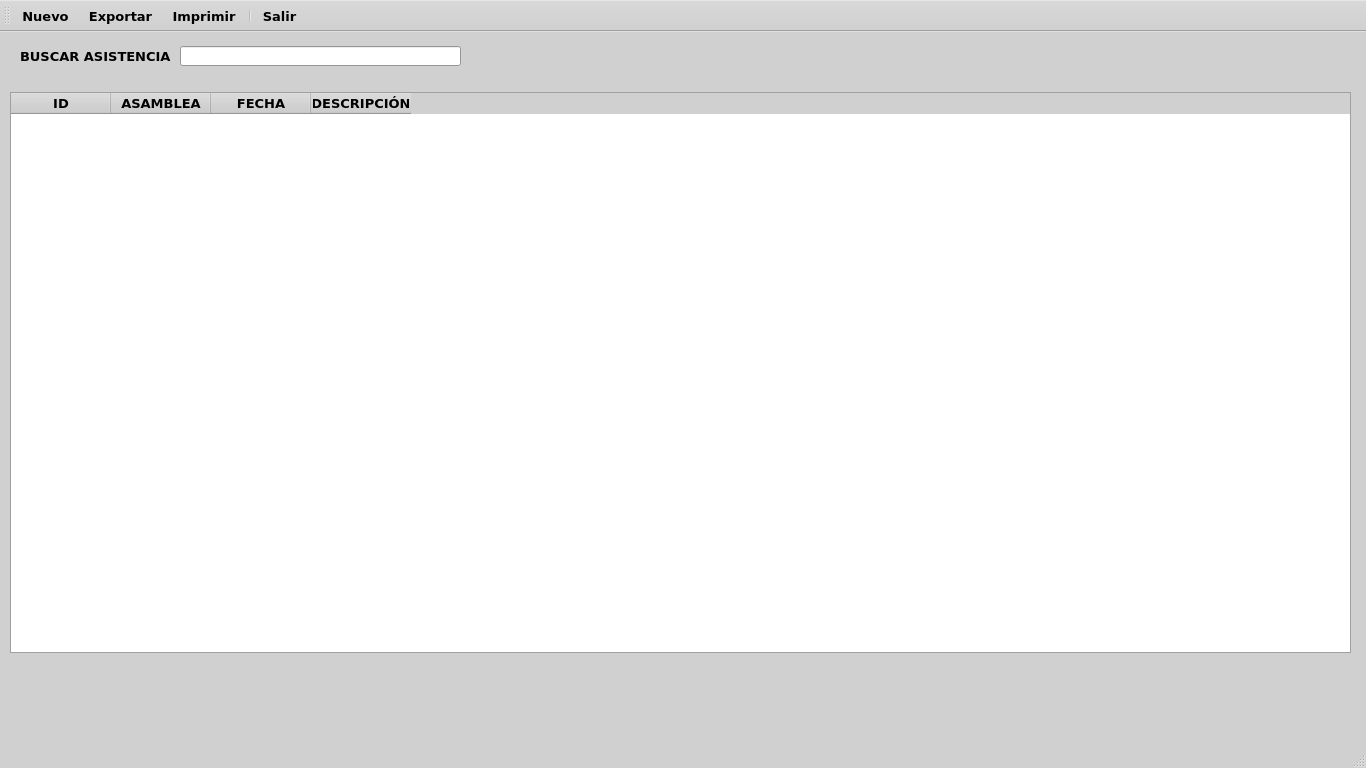
<?xml version="1.0" encoding="UTF-8"?>
<ui version="4.0">
 <class>MainWindow</class>
 <widget class="QMainWindow" name="MainWindow">
  <property name="geometry">
   <rect>
    <x>0</x>
    <y>0</y>
    <width>1366</width>
    <height>768</height>
   </rect>
  </property>
  <property name="palette">
   <palette>
    <active>
     <colorrole role="WindowText">
      <brush brushstyle="SolidPattern">
       <color alpha="255">
        <red>0</red>
        <green>0</green>
        <blue>0</blue>
       </color>
      </brush>
     </colorrole>
     <colorrole role="Button">
      <brush brushstyle="SolidPattern">
       <color alpha="255">
        <red>208</red>
        <green>208</green>
        <blue>208</blue>
       </color>
      </brush>
     </colorrole>
     <colorrole role="Light">
      <brush brushstyle="SolidPattern">
       <color alpha="255">
        <red>255</red>
        <green>255</green>
        <blue>255</blue>
       </color>
      </brush>
     </colorrole>
     <colorrole role="Midlight">
      <brush brushstyle="SolidPattern">
       <color alpha="255">
        <red>231</red>
        <green>231</green>
        <blue>231</blue>
       </color>
      </brush>
     </colorrole>
     <colorrole role="Dark">
      <brush brushstyle="SolidPattern">
       <color alpha="255">
        <red>104</red>
        <green>104</green>
        <blue>104</blue>
       </color>
      </brush>
     </colorrole>
     <colorrole role="Mid">
      <brush brushstyle="SolidPattern">
       <color alpha="255">
        <red>139</red>
        <green>139</green>
        <blue>139</blue>
       </color>
      </brush>
     </colorrole>
     <colorrole role="Text">
      <brush brushstyle="SolidPattern">
       <color alpha="255">
        <red>0</red>
        <green>0</green>
        <blue>0</blue>
       </color>
      </brush>
     </colorrole>
     <colorrole role="BrightText">
      <brush brushstyle="SolidPattern">
       <color alpha="255">
        <red>255</red>
        <green>255</green>
        <blue>255</blue>
       </color>
      </brush>
     </colorrole>
     <colorrole role="ButtonText">
      <brush brushstyle="SolidPattern">
       <color alpha="255">
        <red>0</red>
        <green>0</green>
        <blue>0</blue>
       </color>
      </brush>
     </colorrole>
     <colorrole role="Base">
      <brush brushstyle="SolidPattern">
       <color alpha="255">
        <red>255</red>
        <green>255</green>
        <blue>255</blue>
       </color>
      </brush>
     </colorrole>
     <colorrole role="Window">
      <brush brushstyle="SolidPattern">
       <color alpha="255">
        <red>208</red>
        <green>208</green>
        <blue>208</blue>
       </color>
      </brush>
     </colorrole>
     <colorrole role="Shadow">
      <brush brushstyle="SolidPattern">
       <color alpha="255">
        <red>0</red>
        <green>0</green>
        <blue>0</blue>
       </color>
      </brush>
     </colorrole>
     <colorrole role="AlternateBase">
      <brush brushstyle="SolidPattern">
       <color alpha="255">
        <red>231</red>
        <green>231</green>
        <blue>231</blue>
       </color>
      </brush>
     </colorrole>
     <colorrole role="ToolTipBase">
      <brush brushstyle="SolidPattern">
       <color alpha="255">
        <red>255</red>
        <green>255</green>
        <blue>220</blue>
       </color>
      </brush>
     </colorrole>
     <colorrole role="ToolTipText">
      <brush brushstyle="SolidPattern">
       <color alpha="255">
        <red>0</red>
        <green>0</green>
        <blue>0</blue>
       </color>
      </brush>
     </colorrole>
     <colorrole role="PlaceholderText">
      <brush brushstyle="SolidPattern">
       <color alpha="128">
        <red>0</red>
        <green>0</green>
        <blue>0</blue>
       </color>
      </brush>
     </colorrole>
    </active>
    <inactive>
     <colorrole role="WindowText">
      <brush brushstyle="SolidPattern">
       <color alpha="255">
        <red>0</red>
        <green>0</green>
        <blue>0</blue>
       </color>
      </brush>
     </colorrole>
     <colorrole role="Button">
      <brush brushstyle="SolidPattern">
       <color alpha="255">
        <red>208</red>
        <green>208</green>
        <blue>208</blue>
       </color>
      </brush>
     </colorrole>
     <colorrole role="Light">
      <brush brushstyle="SolidPattern">
       <color alpha="255">
        <red>255</red>
        <green>255</green>
        <blue>255</blue>
       </color>
      </brush>
     </colorrole>
     <colorrole role="Midlight">
      <brush brushstyle="SolidPattern">
       <color alpha="255">
        <red>231</red>
        <green>231</green>
        <blue>231</blue>
       </color>
      </brush>
     </colorrole>
     <colorrole role="Dark">
      <brush brushstyle="SolidPattern">
       <color alpha="255">
        <red>104</red>
        <green>104</green>
        <blue>104</blue>
       </color>
      </brush>
     </colorrole>
     <colorrole role="Mid">
      <brush brushstyle="SolidPattern">
       <color alpha="255">
        <red>139</red>
        <green>139</green>
        <blue>139</blue>
       </color>
      </brush>
     </colorrole>
     <colorrole role="Text">
      <brush brushstyle="SolidPattern">
       <color alpha="255">
        <red>0</red>
        <green>0</green>
        <blue>0</blue>
       </color>
      </brush>
     </colorrole>
     <colorrole role="BrightText">
      <brush brushstyle="SolidPattern">
       <color alpha="255">
        <red>255</red>
        <green>255</green>
        <blue>255</blue>
       </color>
      </brush>
     </colorrole>
     <colorrole role="ButtonText">
      <brush brushstyle="SolidPattern">
       <color alpha="255">
        <red>0</red>
        <green>0</green>
        <blue>0</blue>
       </color>
      </brush>
     </colorrole>
     <colorrole role="Base">
      <brush brushstyle="SolidPattern">
       <color alpha="255">
        <red>255</red>
        <green>255</green>
        <blue>255</blue>
       </color>
      </brush>
     </colorrole>
     <colorrole role="Window">
      <brush brushstyle="SolidPattern">
       <color alpha="255">
        <red>208</red>
        <green>208</green>
        <blue>208</blue>
       </color>
      </brush>
     </colorrole>
     <colorrole role="Shadow">
      <brush brushstyle="SolidPattern">
       <color alpha="255">
        <red>0</red>
        <green>0</green>
        <blue>0</blue>
       </color>
      </brush>
     </colorrole>
     <colorrole role="AlternateBase">
      <brush brushstyle="SolidPattern">
       <color alpha="255">
        <red>231</red>
        <green>231</green>
        <blue>231</blue>
       </color>
      </brush>
     </colorrole>
     <colorrole role="ToolTipBase">
      <brush brushstyle="SolidPattern">
       <color alpha="255">
        <red>255</red>
        <green>255</green>
        <blue>220</blue>
       </color>
      </brush>
     </colorrole>
     <colorrole role="ToolTipText">
      <brush brushstyle="SolidPattern">
       <color alpha="255">
        <red>0</red>
        <green>0</green>
        <blue>0</blue>
       </color>
      </brush>
     </colorrole>
     <colorrole role="PlaceholderText">
      <brush brushstyle="SolidPattern">
       <color alpha="128">
        <red>0</red>
        <green>0</green>
        <blue>0</blue>
       </color>
      </brush>
     </colorrole>
    </inactive>
    <disabled>
     <colorrole role="WindowText">
      <brush brushstyle="SolidPattern">
       <color alpha="255">
        <red>104</red>
        <green>104</green>
        <blue>104</blue>
       </color>
      </brush>
     </colorrole>
     <colorrole role="Button">
      <brush brushstyle="SolidPattern">
       <color alpha="255">
        <red>208</red>
        <green>208</green>
        <blue>208</blue>
       </color>
      </brush>
     </colorrole>
     <colorrole role="Light">
      <brush brushstyle="SolidPattern">
       <color alpha="255">
        <red>255</red>
        <green>255</green>
        <blue>255</blue>
       </color>
      </brush>
     </colorrole>
     <colorrole role="Midlight">
      <brush brushstyle="SolidPattern">
       <color alpha="255">
        <red>231</red>
        <green>231</green>
        <blue>231</blue>
       </color>
      </brush>
     </colorrole>
     <colorrole role="Dark">
      <brush brushstyle="SolidPattern">
       <color alpha="255">
        <red>104</red>
        <green>104</green>
        <blue>104</blue>
       </color>
      </brush>
     </colorrole>
     <colorrole role="Mid">
      <brush brushstyle="SolidPattern">
       <color alpha="255">
        <red>139</red>
        <green>139</green>
        <blue>139</blue>
       </color>
      </brush>
     </colorrole>
     <colorrole role="Text">
      <brush brushstyle="SolidPattern">
       <color alpha="255">
        <red>104</red>
        <green>104</green>
        <blue>104</blue>
       </color>
      </brush>
     </colorrole>
     <colorrole role="BrightText">
      <brush brushstyle="SolidPattern">
       <color alpha="255">
        <red>255</red>
        <green>255</green>
        <blue>255</blue>
       </color>
      </brush>
     </colorrole>
     <colorrole role="ButtonText">
      <brush brushstyle="SolidPattern">
       <color alpha="255">
        <red>104</red>
        <green>104</green>
        <blue>104</blue>
       </color>
      </brush>
     </colorrole>
     <colorrole role="Base">
      <brush brushstyle="SolidPattern">
       <color alpha="255">
        <red>208</red>
        <green>208</green>
        <blue>208</blue>
       </color>
      </brush>
     </colorrole>
     <colorrole role="Window">
      <brush brushstyle="SolidPattern">
       <color alpha="255">
        <red>208</red>
        <green>208</green>
        <blue>208</blue>
       </color>
      </brush>
     </colorrole>
     <colorrole role="Shadow">
      <brush brushstyle="SolidPattern">
       <color alpha="255">
        <red>0</red>
        <green>0</green>
        <blue>0</blue>
       </color>
      </brush>
     </colorrole>
     <colorrole role="AlternateBase">
      <brush brushstyle="SolidPattern">
       <color alpha="255">
        <red>208</red>
        <green>208</green>
        <blue>208</blue>
       </color>
      </brush>
     </colorrole>
     <colorrole role="ToolTipBase">
      <brush brushstyle="SolidPattern">
       <color alpha="255">
        <red>255</red>
        <green>255</green>
        <blue>220</blue>
       </color>
      </brush>
     </colorrole>
     <colorrole role="ToolTipText">
      <brush brushstyle="SolidPattern">
       <color alpha="255">
        <red>0</red>
        <green>0</green>
        <blue>0</blue>
       </color>
      </brush>
     </colorrole>
     <colorrole role="PlaceholderText">
      <brush brushstyle="SolidPattern">
       <color alpha="128">
        <red>0</red>
        <green>0</green>
        <blue>0</blue>
       </color>
      </brush>
     </colorrole>
    </disabled>
   </palette>
  </property>
  <property name="font">
   <font>
    <family>Verdana</family>
    <pointsize>10</pointsize>
    <bold>true</bold>
   </font>
  </property>
  <property name="windowTitle">
   <string>MainWindow</string>
  </property>
  <widget class="QWidget" name="centralwidget">
   <widget class="QLineEdit" name="lineEdit">
    <property name="geometry">
     <rect>
      <x>180</x>
      <y>14</y>
      <width>281</width>
      <height>20</height>
     </rect>
    </property>
   </widget>
   <widget class="QLabel" name="label">
    <property name="geometry">
     <rect>
      <x>20</x>
      <y>16</y>
      <width>161</width>
      <height>16</height>
     </rect>
    </property>
    <property name="text">
     <string>BUSCAR ASISTENCIA</string>
    </property>
   </widget>
   <widget class="QTableWidget" name="tableWidget">
    <property name="geometry">
     <rect>
      <x>10</x>
      <y>60</y>
      <width>1341</width>
      <height>561</height>
     </rect>
    </property>
    <column>
     <property name="text">
      <string>ID</string>
     </property>
    </column>
    <column>
     <property name="text">
      <string>ASAMBLEA</string>
     </property>
    </column>
    <column>
     <property name="text">
      <string>FECHA</string>
     </property>
    </column>
    <column>
     <property name="text">
      <string>DESCRIPCIÓN</string>
     </property>
    </column>
   </widget>
  </widget>
  <widget class="QMenuBar" name="menubar">
   <property name="geometry">
    <rect>
     <x>0</x>
     <y>0</y>
     <width>1366</width>
     <height>22</height>
    </rect>
   </property>
  </widget>
  <widget class="QStatusBar" name="statusbar"/>
  <widget class="QToolBar" name="toolBar">
   <property name="windowTitle">
    <string>toolBar</string>
   </property>
   <property name="toolButtonStyle">
    <enum>Qt::ToolButtonTextBesideIcon</enum>
   </property>
   <attribute name="toolBarArea">
    <enum>TopToolBarArea</enum>
   </attribute>
   <attribute name="toolBarBreak">
    <bool>false</bool>
   </attribute>
   <addaction name="actionNuevo"/>
   <addaction name="actionExportar"/>
   <addaction name="actionImprimir"/>
   <addaction name="separator"/>
   <addaction name="actionSalir"/>
  </widget>
  <action name="actionNuevo">
   <property name="icon">
    <iconset resource="../resources.qrc">
     <normaloff>:/icons/resources/icons/nuevo.png</normaloff>:/icons/resources/icons/nuevo.png</iconset>
   </property>
   <property name="text">
    <string>Nuevo</string>
   </property>
  </action>
  <action name="actionExportar">
   <property name="icon">
    <iconset resource="../resources.qrc">
     <normaloff>:/icons/resources/icons/exportar.png</normaloff>:/icons/resources/icons/exportar.png</iconset>
   </property>
   <property name="text">
    <string>Exportar</string>
   </property>
  </action>
  <action name="actionImprimir">
   <property name="icon">
    <iconset resource="../resources.qrc">
     <normaloff>:/icons/resources/icons/imprimir.png</normaloff>:/icons/resources/icons/imprimir.png</iconset>
   </property>
   <property name="text">
    <string>Imprimir</string>
   </property>
  </action>
  <action name="actionSalir">
   <property name="icon">
    <iconset resource="../resources.qrc">
     <normaloff>:/icons/resources/icons/salir.png</normaloff>:/icons/resources/icons/salir.png</iconset>
   </property>
   <property name="text">
    <string>Salir</string>
   </property>
  </action>
 </widget>
 <resources>
  <include location="../resources.qrc"/>
 </resources>
 <connections/>
</ui>
